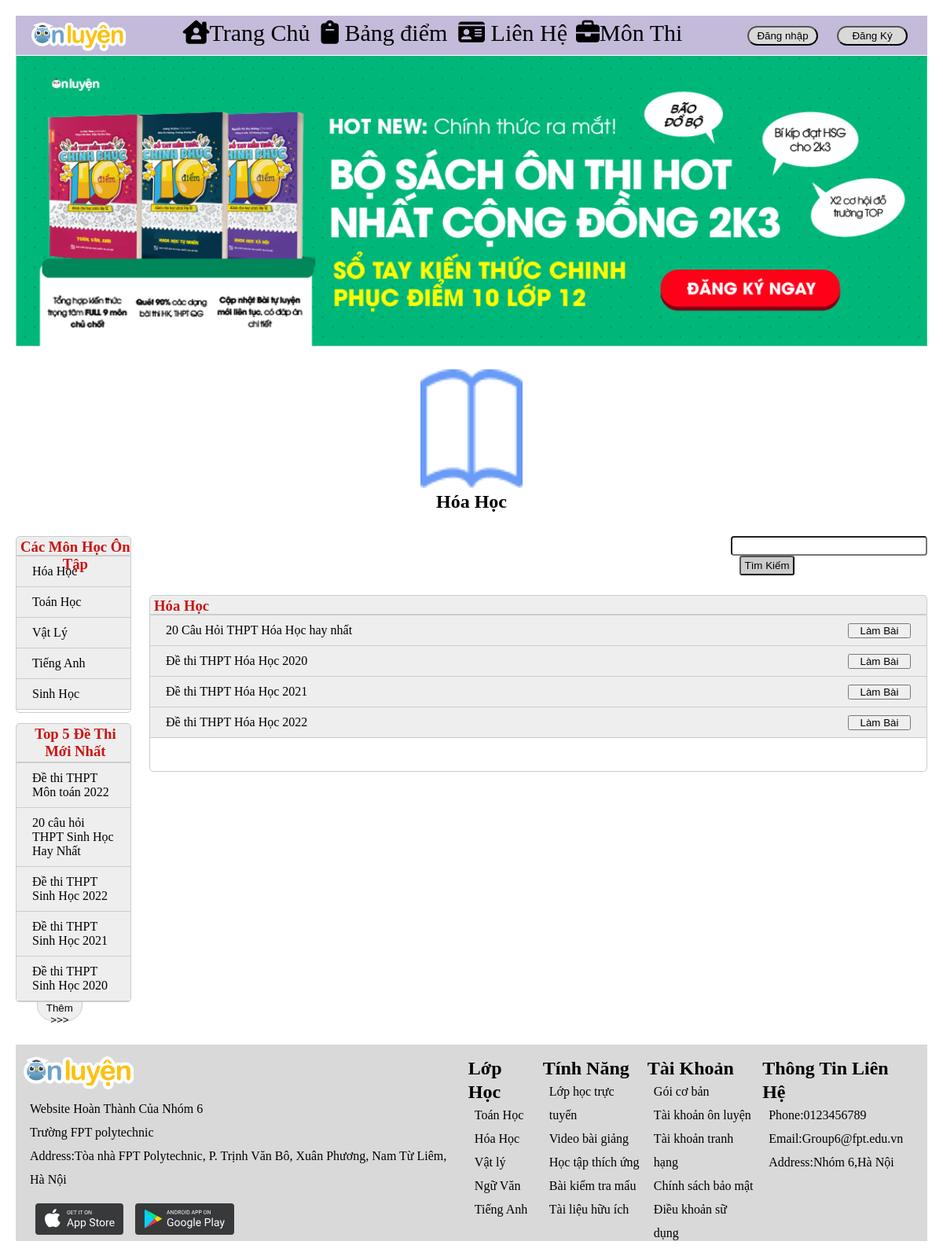
Page /index.php?act=detheotungmon&id_mon=1 on the committed database.
### tables this page shows
CREATE TABLE `monhoc` (
  `id_mon` int(11) NOT NULL,
  `tenmon` varchar(255) NOT NULL,
  `mota` varchar(255) NOT NULL
);

CREATE TABLE `dethi` (
  `id_de` int(11) NOT NULL,
  `tende` varchar(255) NOT NULL,
  `thoigian` int(11) NOT NULL,
  `socau` int(11) NOT NULL,
  `id_mon` int(11) NOT NULL,
  `img` varchar(255) NOT NULL
);

### model/pdo.php (called while the page is built, shortened)
<?php
function pdo_get_connection(){
    $dburl="mysql:host=localhost;dbname=duan;charset=utf8";
    $username='root';
    $password='';
    $conn=new PDO($dburl,$username,$password);
    $conn->setAttribute(PDO::ATTR_ERRMODE,PDO::ERRMODE_EXCEPTION);
    return $conn;
}
function pdo_query($sql){
    $sql_args=array_slice(func_get_args(),1);
    try{
        $conn=pdo_get_connection();
        $stmt=$conn->prepare($sql);
        $stmt->execute($sql_args);
        $rows=$stmt->fetchAll();
        return $rows;
    }
    catch(PDOException $e){
        throw $e;
    }
    finally{
        unset($conn);
    }
}
?>

### model/monthi.php (called while the page is built, shortened)
<?php
require_once 'pdo.php';
function loadall_monthi(){
    $sql = "select *from monhoc ";
    $listmonhoc = pdo_query($sql);
    return $listmonhoc;
}
function loadone_monthi($id_mon){
    $sql = "select *from monhoc where id_mon=".$id_mon;
    $listmonhoc = pdo_query($sql);
    return $listmonhoc;
}
function load_dethicungloai($id_mon){
    $sql="select *from dethi where id_mon=".$id_mon." ";
            $listdethi=pdo_query($sql);
            return $listdethi;
}
function load_dethicungloai1($id_mon){
    $sql="select *from dethi  where id_mon=".$id_mon."";
            $dethi1=pdo_query($sql);
            return $dethi1;
}
function hh_selectall_top5(){
    $sql = "select * from dethi where 1 order by id_de desc limit 0,5";
    return pdo_query($sql);
}
?>

### view/detheotungmon.php (the view, shortened to what this page needs)
<div class="banner">
  <img id="slideshow" src="content/img/slide1.webp" alt="">
</div>
<div class="header">
  <div class="top">
    <img src="/image/Vector (1).png" alt="">
    <?php
    foreach ($ten as $tenm) {
      extract($tenm);
      echo '   <h2>' . $tenmon . '</h2>';
    } ?>
  </div>
</div>
<div class="product">
  <div class="box-trai ">
    <div class=" mb ">
      <div class="boxtitle ta">
        <h3>Các Môn Học Ôn Tập</h3>
      </div>
      <div class="boxcomment menudoc">
        <ul>
          <?php
          foreach ($monhoc as $mon) {
            extract($mon);
            $linkmon = "index.php?act=detheotungmon&id_mon=" . $id_mon;
            echo '<li><a href="' . $linkmon . '">' . $tenmon . '</a></li>';
          }
          ?>
        </ul>
      </div>
    </div>
    <div class="mb ">
      <div style="height: 50px;" class="boxtitle ta">
        <h3>Top 5 Đề Thi Mới Nhất</h3>
      </div>
      <div class="boxcomment  menudoc">
        <td class="mo_ta">
          <ul>
            <?php foreach ($list_denew as $list_denew) {
              extract($list_denew);
              $linkbai = "index.php?act=lamde&idbai=" . $id_de;
              echo '  <li><a href="' . $linkbai . '">' . $tende . '</a></li>';
            } ?>
          </ul>
          <div class="click_but">
            <button class="ht_them" style="width: 40%; margin-right:61px;">Thêm >>> </button>
          </div>
        </td>
      </div>
    </div>
  </div>
  <div class="box-phai ">
    <div class="share">
      <input type="text" name="share">
      <button>Tìm Kiếm</button>
    </div>
    <div class=" mb ">
      <div class="boxtitle">
        <?php
        foreach ($ten as $tenm) {
          extract($tenm);
          echo '   <h3>' . $tenmon . '</h3>';
        } ?>
      </div>
      <div class="boxcomment menudoc chia">
        <ul>
          <?php
          foreach ($dt as $tungmo1) {
            extract($tungmo1);
            $linkbai = "index.php?act=lamde&idbai=" . $id_de;
            if (isset($_SESSION['user'])) {
              extract($_SESSION['user']);
              echo '<li><a href="' . $linkbai . '">' . $tende . '</a>
            <a href="' . $linkbai . '"><button>Làm Bài</button></a></li>';
            } else {
              $linkdn = "index.php?act=dangnhap";
              echo '<li><a href="' . $linkbai . '">' . $tende . '</a>
            <a href="' . $linkdn . '"><button>Làm Bài</button></a></li>';;
            }
          }
          ?>
        </ul>
      </div>
    </div>
  </div>
</div>

### content/css/stype.css (style rules this page uses)
* { margin: 0; padding: 0; box-sizing: border-box; }
.ta { text-align: center; }
.mb { margin-bottom: 13px; }
.banner img { width: 100%; }
.header { text-align: center; margin-top: 25px; margin-bottom: 30px; }
.click_but button { border-bottom-left-radius: 20px; border-bottom-right-radius: 20px; border: 1px #ccc solid; height: 25px; }
.header img { width: 110px; }
.product { display: flex; justify-content: space-between; margin-bottom: 30px; }
.box-trai { float: left; width: 13%; }
.box-phai { margin-left: 2%; width: 87%; float: left; }
.boxtitle { color: rgb(204, 19, 19); background-color: #eee; border: 1px #ccc solid; border-top-left-radius: 5px; border-top-right-radius: 5px; height: 25px; }
.boxtitle h3 { margin-top: 2px; margin-left: 5px; }
.boxcomment { border: 1px #ccc solid; border-bottom-left-radius: 5px; border-bottom-right-radius: 5px; min-height: 200px; }
.menudoc ul { margin: 0; padding: 0; list-style-type: none; }
.menudoc ul li { padding: 10px 20px; background-color: #eee; border-bottom: 1px #ccc solid; }
.menudoc ul li a { color: black; text-decoration: none; }
.menudoc button { float: right; width: 80px; }
.share { margin-left: 740px; margin-bottom: 25px; }
.share button { margin-left: 11px; background-color: #ccc; border-radius: 3px; height: 25px; width: 70px; }
.share input { height: 25px; width: 250px; }
.header img { width: 130px; }
input { border-radius: 4px; }

### rows in the picture
monhoc: tenmon "Hóa Học"
monhoc: tenmon "Toán Học"
monhoc: tenmon "Vật Lý"
monhoc: tenmon "Tiếng Anh"
monhoc: tenmon "Sinh Học"
dethi: tende "Đề thi THPT Môn toán 2022"
dethi: tende "20 câu hỏi THPT Sinh Học Hay Nhất"
dethi: tende "Đề thi THPT Sinh Học 2022"
dethi: tende "Đề thi THPT Sinh Học 2021"
dethi: tende "Đề thi THPT Sinh Học 2020"
dethi: tende "20 Câu Hỏi THPT Hóa Học hay nhất"
dethi: tende "Đề thi THPT Hóa Học 2020"
dethi: tende "Đề thi THPT Hóa Học 2021"
dethi: tende "Đề thi THPT Hóa Học 2022"
